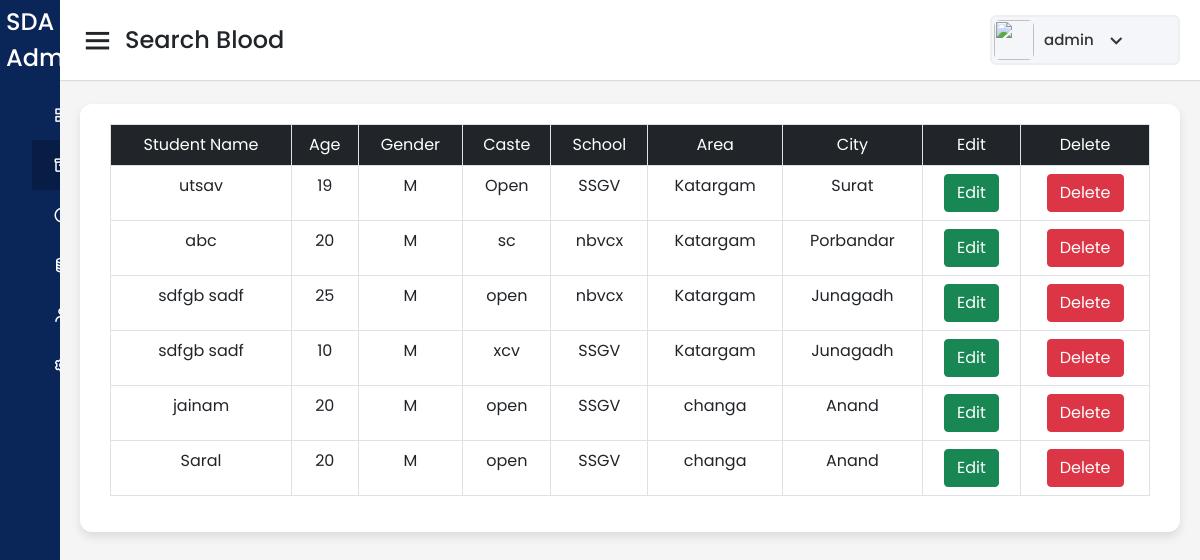
The app's page /admin/student_filter.php (signed in) with its own data.
### tables this page shows
CREATE TABLE `student_data` (
  `id` int(11) NOT NULL,
  `name` varchar(20) NOT NULL,
  `age` int(100) NOT NULL,
  `gender` varchar(10) NOT NULL,
  `caste` varchar(10) NOT NULL,
  `school` varchar(30) NOT NULL,
  `area` varchar(20) NOT NULL,
  `city` varchar(20) NOT NULL,
  `desc` varchar(100) NOT NULL
);

### admin/student_filter.php (the view, shortened to what this page needs)
<!DOCTYPE html>
<html lang="en" dir="ltr">
  <head>
    <link href='https://unpkg.com/boxicons@2.0.7/css/boxicons.min.css' rel='stylesheet'>
    <link href="https://cdn.jsdelivr.net/npm/bootstrap@5.0.2/dist/css/bootstrap.min.css" rel="stylesheet">
   </head>
<body>
<?php
  require_once('db.php');
  $query = "select * from student_data";
  $result = mysqli_query($con,$query);
?>
<div class="sidebar">
    <div class="logo-details">
      <span class="logo_name" style="margin-left: 10%;">SDA Admin</span>
    </div>
      <ul class="nav-links">
        <li>
          <a href="/student_dropout_analysis/admin/admin.php" >
            <span class="links_name">Dashboard</span>
          </a>
        </li>
        <li>
          <a href="/student_dropout_analysis/admin/student_filter.php" class="active">
            <span class="links_name">Search</span>
          </a>
        </li>
        <li>
          <a href="/student_dropout_analysis/admin/analysis.php">
            <span class="links_name">Analytics</span>
          </a>
        </li>
        <li>
          <a href="/student_dropout_analysis/admin/add_data.php" >
            <span class="links_name">Add Data</span>
          </a>
        </li>
        <li>
          <a href="/student_dropout_analysis/admin/team.php">
            <span class="links_name">Team</span>
          </a>
        </li>
        <li>
          <a href="#">
            <span class="links_name">Setting</span>
          </a>
        </li>
      </ul>
</div>
  <section class="home-section">
    <nav>
      <div class="sidebar-button">
        <i class='bx bx-menu sidebarBtn'></i>
        <span class="dashboard">Search Blood</span>
      </div>
      <div class="profile-details">
        <img src="https://i.ibb.co/QJbfhSv/review-1.png" alt="">
        <span class="admin_name"><?php echo $_SESSION['username']; ?></span>
        <i class='bx bx-chevron-down' ></i>
      </div>
    </nav>
    <div class="home-content">
    <div class="sales-boxes">
      <div class="recent-sales box">
        <table class="table table-bordered text-center">
          <tr class="bg-dark text-white">
            <td>Student Name</td>
            <td>Age</td>
            <td>Gender</td>
            <td>Caste</td>
            <td>School</td>
            <td>Area</td>
            <td>City</td>
            <td>Edit</td>
            <td>Delete</td>
          </tr>
          <tr>
              <?php
                while ($row = mysqli_fetch_assoc($result))
                {
              ?>
              <td><?php echo $row['name']; ?> </td>
              <td><?php echo $row['age']; ?> </td>
              <td><?php echo $row['gender']; ?> </td>
              <td><?php echo $row['caste']; ?> </td>
              <td><?php echo $row['school']; ?> </td>
              <td><?php echo $row['area']; ?> </td>
              <td><?php echo $row['city']; ?> </td>
              <td><a href="update-form.php?edit=<?php echo $row['id'];?>"><button class="btn btn-success">Edit</button></a></td>
              <td><a href="delete.php?delete=<?php echo $row['id'];?>" onclick="return confirm('Are you sure want to delete this record?')"><button class="btn btn-danger" >Delete</button></a></td>
          </tr>
              <?php
                }
              ?>
        </table>
      </div>
    </div>
  </section>
</body>
</html>

### admin/student_filter.php (style rules this page uses)
* { margin: 0; padding: 0; box-sizing: border-box; font-family: 'Poppins', sans-serif; }
.sidebar { position: fixed; height: 100%; width: 240px; background: #0A2558; transition: all 0.5s ease; }
.sidebar .logo-details { height: 80px; display: flex; align-items: center; }
.sidebar .logo-details .logo_name { color: #fff; font-size: 24px; font-weight: 500; }
.sidebar .nav-links { margin-top: 10px; }
.sidebar .nav-links li { position: relative; list-style: none; height: 50px; }
.sidebar .nav-links li a { height: 100%; width: 100%; display: flex; align-items: center; text-decoration: none; transition: all 0.4s ease; }
.sidebar .nav-links li a.active { background: #081D45; }
.sidebar .nav-links li a .links_name { color: #fff; font-size: 15px; font-weight: 400; white-space: nowrap; }
.home-section { position: relative; background: #f5f5f5; min-height: 100vh; width: calc(100% - 240px); left: 240px; transition: all 0.5s ease; }
.home-section nav { display: flex; justify-content: space-between; height: 80px; background: #fff; display: flex; align-items: center; position: fixed; width: calc(100% - 240px); left: 240px; z-index: 100; padding: 0 20px; box-shadow: 0 1px 1px rgba(0, 0, 0, 0.1); transition: all 0.5s ease; }
.home-section nav .sidebar-button { display: flex; align-items: center; font-size: 24px; font-weight: 500; }
nav .sidebar-button i { font-size: 35px; margin-right: 10px; }
.home-section nav .profile-details { display: flex; align-items: center; background: #F5F6FA; border: 2px solid #EFEEF1; border-radius: 6px; height: 50px; min-width: 190px; padding: 0 15px 0 2px; }
nav .profile-details img { height: 40px; width: 40px; border-radius: 6px; object-fit: cover; }
nav .profile-details .admin_name { font-size: 15px; font-weight: 500; color: #333; margin: 0 10px; white-space: nowrap; }
nav .profile-details i { font-size: 25px; color: #333; }
.home-section .home-content { position: relative; padding-top: 104px; }
.home-content .sales-boxes { display: flex; justify-content: space-between; }
.home-content .sales-boxes .recent-sales { width: 100%; background: #fff; padding: 20px 30px; margin: 0 20px; border-radius: 12px; box-shadow: 0 5px 10px rgba(0, 0, 0, 0.1); }
@media (max-width: 1240px) { .sidebar { width: 60px; } }
@media (max-width: 1240px) { .home-section { width: calc(100% - 60px); left: 60px; } }
@media (max-width: 1240px) { .home-section nav { width: calc(100% - 60px); left: 60px; } }

### records on screen
student_data: name "utsav", age "19", gender "M", caste "Open", school "SSGV", area "Katargam", city "Surat"
student_data: name "abc", age "20", gender "M", caste "sc", school "nbvcx", area "Katargam", city "Porbandar"
student_data: name "sdfgb sadf", age "25", gender "M", caste "open", school "nbvcx", area "Katargam", city "Junagadh"
student_data: name "sdfgb sadf", age "10", gender "M", caste "xcv", school "SSGV", area "Katargam", city "Junagadh"
student_data: name "jainam", age "20", gender "M", caste "open", school "SSGV", area "changa", city "Anand"
student_data: name "Saral", age "20", gender "M", caste "open", school "SSGV", area "changa", city "Anand"

### other values on screen
$_SESSION['username'] "admin"
